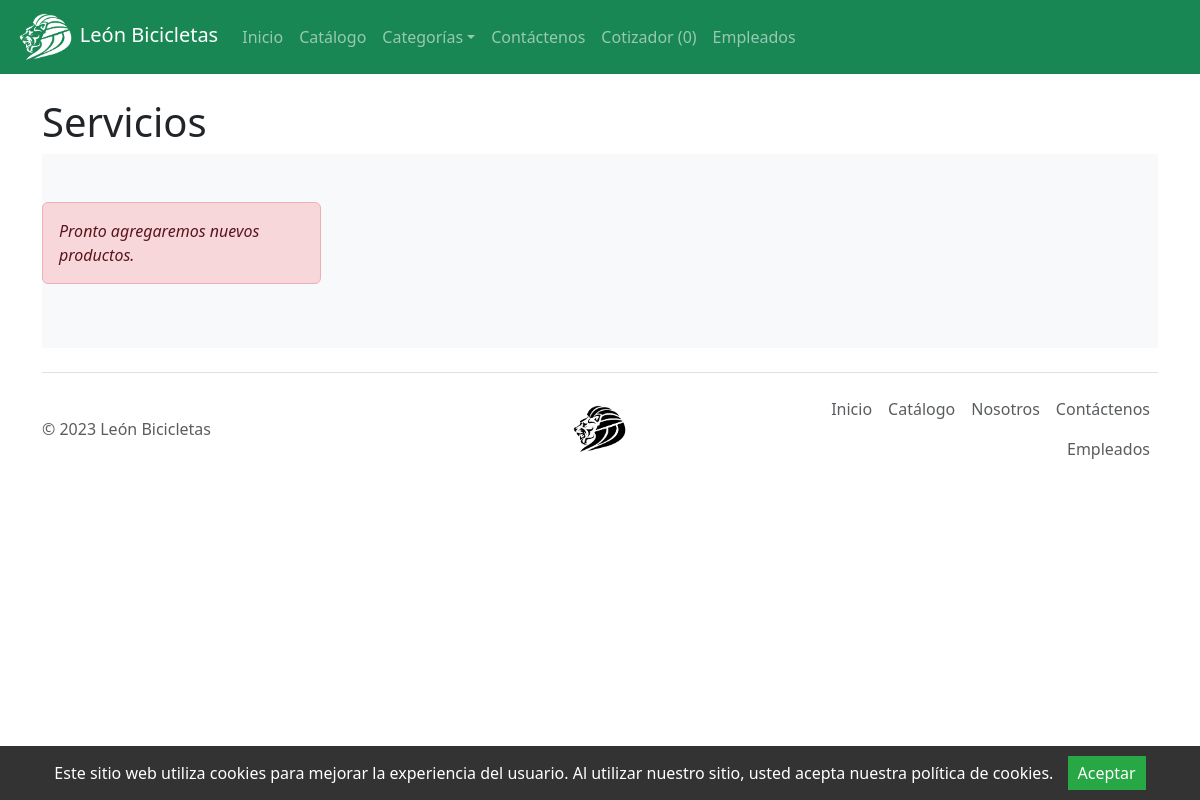
The page /es/categorias/servicios.php on the database as committed earlier.
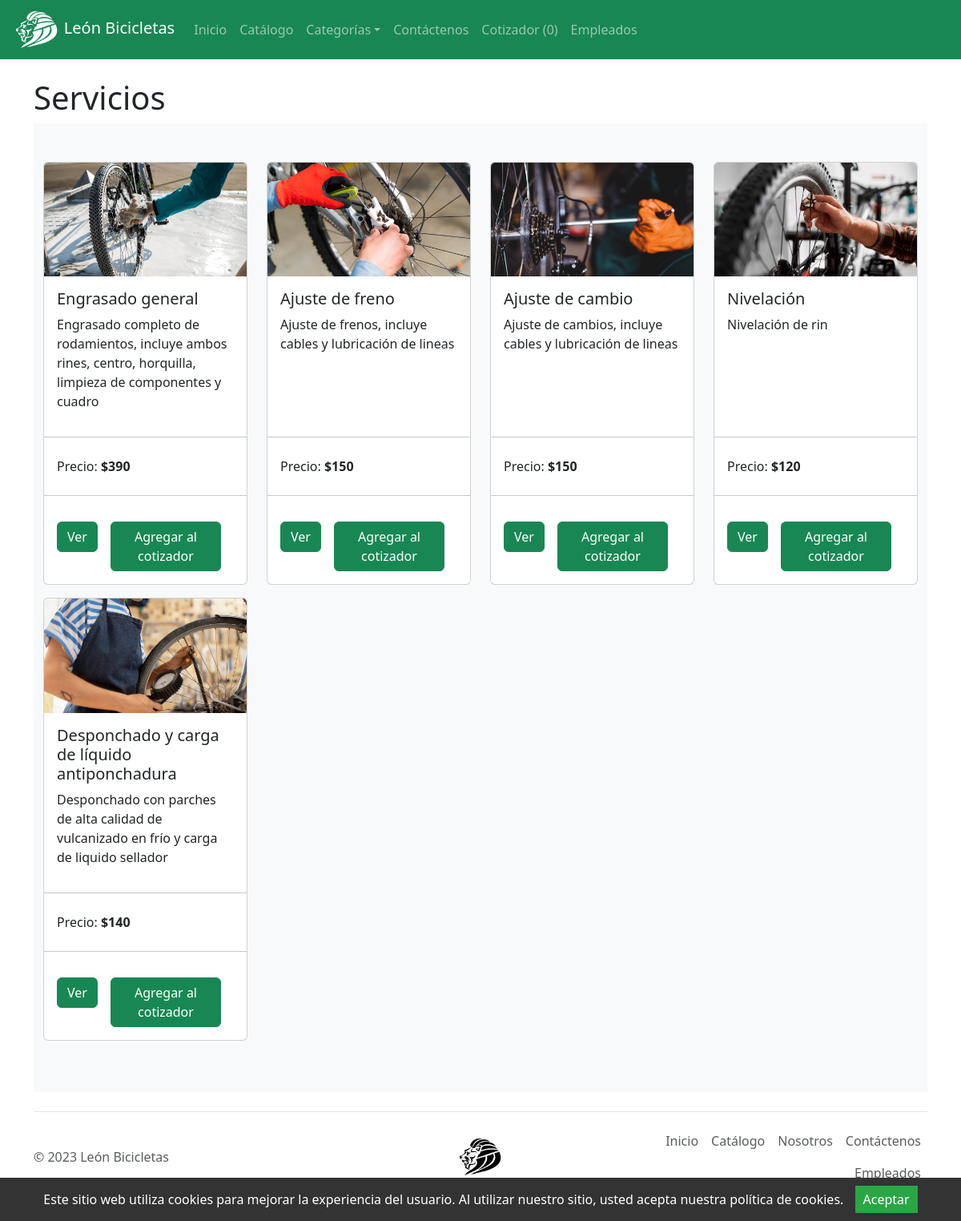
The same page on the database as committed later.
### tables this page shows
create table productos (
idProd int primary key auto_increment,
nomProd varchar(45),
imgProd varchar(45),
descripcionProd varchar(200),
precio int(10),
stock int(10),
idCat int(10)
);

### es/categorias/servicios.php (the view, shortened to what this page needs)
<?php
include '../cotizar.php';
include '../TEMPLATE/head.php';
include '../TEMPLATE/nav.php';
?>
<div class="container">
    <br>
    <h1>Servicios</h1>
    <div class="album py-5 bg-body-tertiary">
        <div class="container">
            <div class="row row-cols-1 row-cols-sm-2 row-cols-md-3 row-cols-lg-4">
                <?php
                $sql = "SELECT * FROM productos WHERE idCat = 4";
                if ($resultado = $conn->query($sql)) {
                    if ($resultado->num_rows > 0) {
                        while ($row = $resultado->fetch_array()) {
                            echo '<div class="col pb-3">';
                            echo '<div class="card h-100">';
                            echo '<img src="../images/' . $row['imgProd'] . '" class="card-img-top" alt="...">';
                            echo '<div class="card-body d-flex flex-column">';
                            echo '<h5 class="card-title">' . $row['nomProd'] . '</h5>';
                            echo '<p class="card-text">' . $row['descripcionProd'] . '</p>';
                            echo '</div>';
                            echo '<div class="align-text-bottom">';
                            echo '<hr>';
                            echo '<ul class="list-group list-group-flush">';
                            echo '<li class="list-group-item">Precio: <b>$' . $row['precio'] . '</b></li>';
                            echo '</ul>';
                            echo '<hr>';
                            echo '<div class="card-body d-inline-flex">';
                            echo '<form>';
                            echo '<a class="btn btn-success" href="../verProducto.php?id=' . $row['idProd'] . '">Ver</a>';
                            echo '</form>';
                            echo '<form action="" method="post">';
                            echo '<button class="btn btn-success mx-3" name="btnAccion" type="submit" value="Agregar">Agregar al cotizador</button>';
                            echo '</form>';
                            echo '</div>';
                            echo '</div>';
                            echo '</div>';
                            echo '</div>';
                        }
                    } else {
                        echo '<div class="alert alert-danger"><em>Pronto agregaremos nuevos productos.</em></div>';
                    }
                } else {
                    echo "Ups! Algo salió mal. Intenta más tarde.";
                }
                ?>
            </div>
        </div>
    </div>
</div>
<?php
include '../TEMPLATE/footer.php';
?>

Rows that differ between the two databases and show on the page:
added productos: imgProd (picture), nomProd "Engrasado general", descripcionProd "Engrasado completo de rodamientos, incluye ambos rines, centro, horquilla, limpieza de componentes y cuadro", precio "390"
added productos: imgProd (picture), nomProd "Ajuste de freno", descripcionProd "Ajuste de frenos, incluye cables y lubricación de lineas", precio "150"
added productos: imgProd (picture), nomProd "Ajuste de cambio", descripcionProd "Ajuste de cambios, incluye cables y lubricación de lineas", precio "150"
added productos: imgProd (picture), nomProd "Nivelación", descripcionProd "Nivelación de rin", precio "120"
added productos: imgProd (picture), nomProd "Desponchado y carga de líquido antiponchadura", descripcionProd "Desponchado con parches de alta calidad de vulcanizado en frío y carga de liquido sellador", precio "140"
Other text that changed with them:
text no longer shown: "Pronto agregaremos nuevos productos."
